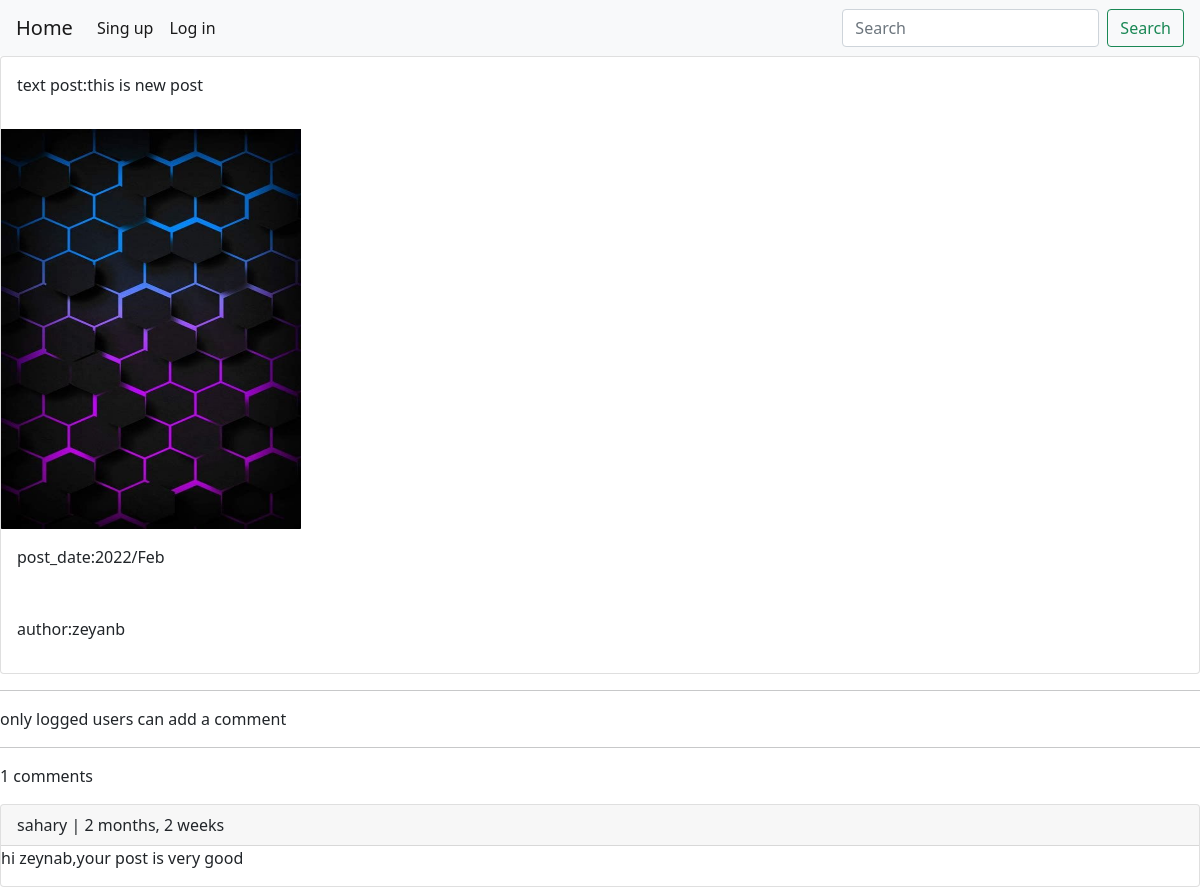
The page /post/post/3/zeyanb/ on the database its author committed.
### post/models.py (models this page shows, shortened)
class PostUser(models.Model):
    body = models.TextField()
    slug = models.SlugField(null=True, blank=True)
    created = models.DateTimeField(auto_now_add=True)
    updated = models.DateTimeField(auto_now=True)
    img = models.ImageField(upload_to='images/', null=True, blank=True)
    user = models.ForeignKey(User, on_delete=models.CASCADE)
    objects = RecentlyPostManager()

class CommentPost(models.Model):
    user = models.ForeignKey(User, on_delete=models.CASCADE, related_name='user_comment')
    post = models.ForeignKey(PostUser, on_delete=models.CASCADE, related_name='post_comment')
    body = models.TextField()
    created = models.DateTimeField(auto_now_add=True)

### post/views.py (the view)
# urls.py: path('post/<int:post_id>/<slug:slug>/', PostDetail.as_view(), name="post_detail"),
class PostDetail(View):
    template = 'post/detail.html'
    form_class = CreateComment
    def setup(self, request, *args, **kwargs):
        self.post_instance = get_object_or_404(PostUser, pk=kwargs['post_id'], slug=kwargs['slug'])
        return super().setup(request, *args, **kwargs)
    def get(self, request, post_id, slug):
        post = PostUser.objects.get(pk=post_id, slug=slug)
        comment = post.post_comment.all()
        return render(request, self.template, {'post': post, 'comment': comment, 'forms': self.form_class})
    def post(self, request, *args, **kwargs):
        form = self.form_class(request.POST)
        if form.is_valid():
            new_comment = form.save(commit=False)
            new_comment.user = request.user
            new_comment.post = self.post_instance
            new_comment.save()
            messages.success(request, "create a new post", 'success')
            return redirect('post_detail', new_comment.post.id, new_comment.post.slug)

### templates/post/detail.html (shortened to what this page needs)
{% extends 'home/base.html' %}
{% block content %}
<div class="card">
    <p class="card-body">text post:{{ post.body }}</p>
    <img src="{{ post.img.url }}" alt="" style="width: 300px;height: 400px">
    <p class="card-body">post_date:{{ post.updated|date:"Y/M" }}</p>
    <p class="card-body">author:{{ post.user.username }}</p>
</div>
<hr>
{% if request.user.is_authenticated %}
<form action="" method="POST">
    {% csrf_token %}
    {{ forms.as_p }}
    <input type="submit" value="Create Comment">
</form>
{% else %}
<p>only logged users can add a comment</p>
{% endif %}
<hr>
{% for comments in comment %}
<p>{{ comment.count }} comments</p>
<div class="card">
    <p class="card-header">{{ comments.user }} | {{ comments.created|timesince }}</p>
    <p>{{ comments.body }}</p>
</div>
{% empty %}
<p>No comment yet</p>
{% endfor %}
{% endblock %}

### templates/home/base.html (shortened to what this page needs)
<!DOCTYPE html>
<html lang="en">
<head>
<link href="https://cdn.jsdelivr.net/npm/bootstrap@5.1.3/dist/css/bootstrap.min.css" rel="stylesheet">
</head>
<body>
    {% include 'home/navbar.html' %}
    {% block content %}   {% endblock %}
</body>
</html>

### templates/home/navbar.html (shortened to what this page needs)
<link rel="stylesheet" href="https://stackpath.bootstrapcdn.com/bootstrap/4.3.1/css/bootstrap.min.css"
>
<link href="https://cdn.jsdelivr.net/npm/bootstrap@5.0.2/dist/css/bootstrap.min.css" rel="stylesheet"
>
<nav class="navbar navbar-expand-lg navbar-light bg-light">
    <a class="navbar-brand" href="{% url 'post_recently' %}">Home</a>
    <div class="collapse navbar-collapse" id="navbarTogglerDemo02">
        <ul class="navbar-nav mr-auto mt-2 mt-lg-0">
            {% if request.user.is_authenticated %}
                <li class="nav-item active">
                    <a class="nav-link" href="{% url 'logout' %}">Log out<span class="sr-only">(current)</span></a>
                </li>
                <li class="nav-item active">
                    <a class="nav-link" href="{% url 'post_view'  %}">Post<span class="sr-only">(current)</span></a>
                </li>
                  <li class="nav-item active">
                    <a class="nav-link" href="{% url 'profile' request.user.id %}">Profile<span class="sr-only">(current)</span></a>
                </li>
                <li class="nav-item active">
                    <a class="nav-link" href="{% url 'admin:index' %}">Admin panel<span class="sr-only">(current)</span></a>
                </li>
            {% else %}
                <li class="nav-item active">
                    <a class="nav-link" href="{% url 'register' %}">Sing up<span class="sr-only">(current)</span></a>
                </li>
                <li class="nav-item active">
                <li class="nav-item active">
                    <a class="nav-link" href="{% url 'login' %}">Log in<span class="sr-only">(current)</span></a>
                </li>
            {% endif %}
        </ul>
        <form class="form-inline my-2 my-lg-0">
            <input class="form-control mr-sm-2" type="search" placeholder="Search">
            <button class="btn btn-outline-success my-2 my-sm-0" type="submit">Search</button>
        </form>
    </div>
</nav>

### rows shown on the page
PostUser: body "this is new post", img (picture), updated "2022/Feb", user.username "zeyanb"
CommentPost: count "1", user "sahary", created "2 months, 2 weeks", body "hi zeynab,your post is very good"
